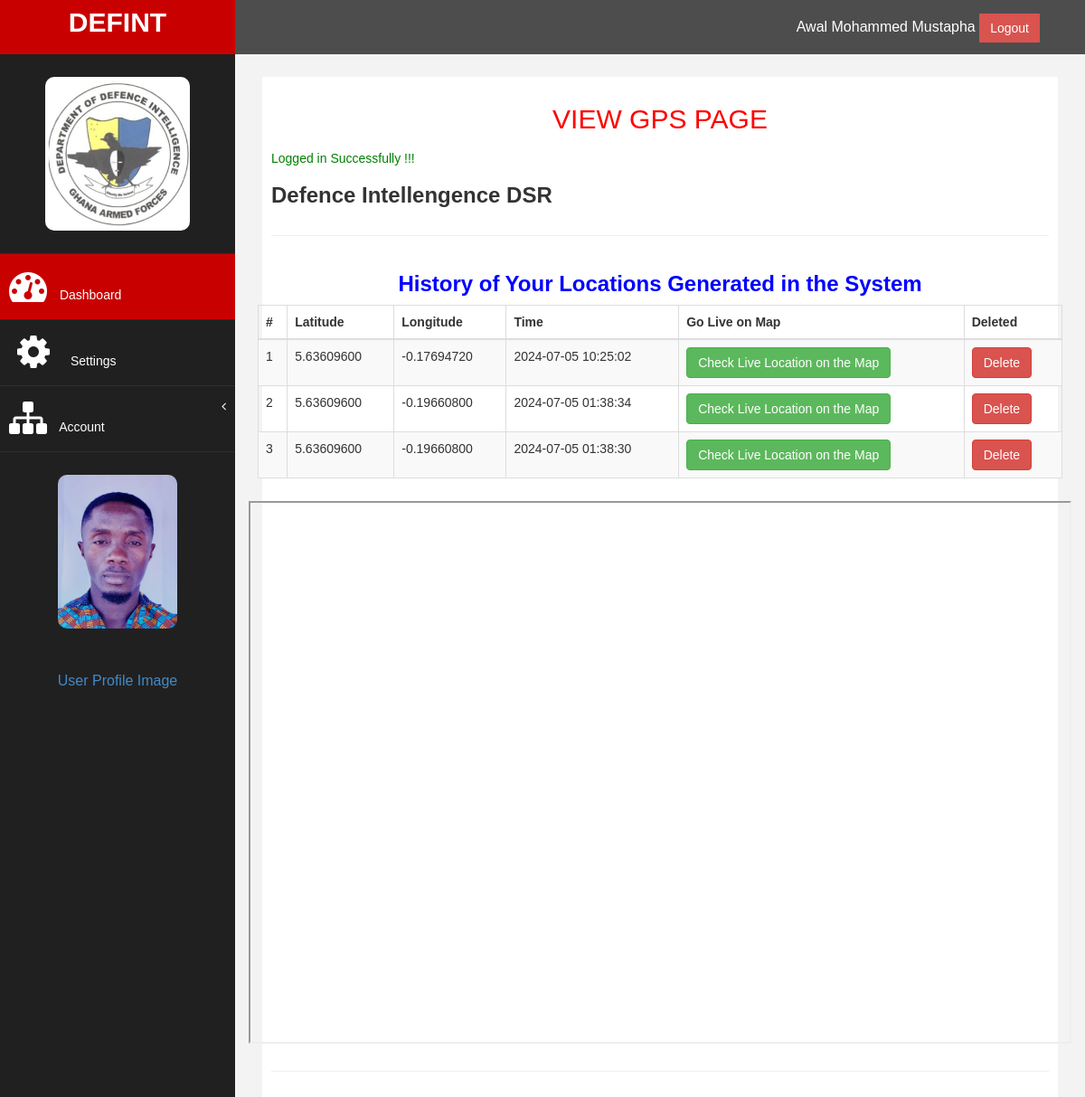
The app's page /viewGPS.php (signed in) with its own data.
### tables this page shows
CREATE TABLE `users` (
  `id` int(11) NOT NULL,
  `fName` varchar(50) NOT NULL,
  `lName` varchar(50) NOT NULL,
  `otherName` varchar(50) NOT NULL,
  `email` varchar(50) NOT NULL,
  `nia` varchar(50) NOT NULL,
  `regimentalNo` varchar(50) NOT NULL,
  `number` varchar(50) NOT NULL,
  `password` varchar(250) NOT NULL,
  `gender` varchar(5) NOT NULL,
  `region` varchar(50) NOT NULL,
  `subDivision` varchar(50) NOT NULL,
  `rank` varchar(50) NOT NULL,
  `profile_img` varchar(64) NOT NULL,
  `created_at` datetime NOT NULL,
  `about` longtext NOT NULL
);

CREATE TABLE `locations` (
  `id` int(11) NOT NULL,
  `latitude` decimal(10,8) NOT NULL,
  `longitude` decimal(11,8) NOT NULL,
  `name` varchar(60) NOT NULL,
  `email` varchar(60) NOT NULL,
  `time` timestamp NOT NULL DEFAULT current_timestamp()
);

### config/DatabaseConnection.php (called while the page is built, shortened)
<?php
class DatabaseConnection
{
    public function __construct()
    {
      $conn=new mysqli(BD_HOST,BD_USER,BD_PASSWORD,BD_DATABASE);
        return $this->conn=$conn;
     }
}
?>

### controllers/AuthenticationController.php (called while the page is built, shortened)
<?php
class AuthenticationController
{
    public function __construct()
    {
        $db=new DatabaseConnection;
        $this->conn=$db->conn;
    }
public function AuthUserDetail()
{
    $checkAuth=$this->checkIsLoggedIn();
    if($checkAuth){
    $user_id= $_SESSION['auth_user']['user_id'];
    $getUserData=" SELECT * FROM users WHERE id='$user_id' LIMIT 1";
    $result=$this->conn->query($getUserData);
     if($result->num_rows > 0){
       $data=$result->fetch_assoc();
       return $data;
     } else{
        redirect("<h4>Something Went wong </h4>","login.php");
     }
    }else{
        return false;
    }
}
private function checkIsLoggedIn()
{
  if(!isset($_SESSION['authenticated'])){
redirect("<h4 style='color:red;' >Login to Access the page</h4>","login.php");
   return false;
  } else{
return true;
  }
}
}
?>

### controllers/LocationController.php (called while the page is built, shortened)
<?php
   class LocationController
   {
    public function __construct()
    {
        $db= new DatabaseConnection;
        $this->conn=$db->conn;
    }
    public function index($email)
    {
        $email=validateInput($this->conn,$email);
        $locationQry="SELECT * FROM locations WHERE email = '$email' order by time desc LIMIT 20";
        $result = $this->conn->query($locationQry);
        if($result->num_rows > 0)
        {
         return $result;
        } else
          {
            return false;
          }
    }
   }
?>

### config/app.php (called while the page is built, shortened)
<?php
include_once('DatabaseConnection.php');
function validateInput($dbcon,$input)
{
   return  mysqli_real_escape_string($dbcon,$input);
}
?>

### viewGPS.php (the view, shortened to what this page needs)
<?php
include_once('controllers/LocationController.php');
include('include/header.php')
?>
<?php
include('include/sidebar.php')
?>
<div id="page-wrapper" >
            <div id="page-inner">
                <div class="row">
                <div class="col-md-12">
                        <div>
                          <h2 style="margin:20px; font-family: sans-serif; text-align:center; text-transform: uppercase;">View GPS Page</h2>
                       </div>
                       <?php  include('include/message.php'); ?>
                       <h3><strong>Defence Intellengence DSR </strong></h3>
                    </div>
                </div>
                  <hr />
                  <div class="row">
      <div class="card-body">
      <h3 style="text-align:center; color:blue"><strong>History of Your Locations Generated in the System  </strong></h3>
          <div class="table-responsive">
            <table id="example" class="table table-striped table-bordered" style="width:100%" cellspacing="0">
                <thead>
                    <tr>
                       <th>#</th>
                       <th>Latitude</th>
                       <th>Longitude</th>
                       <th>Time</th>
                       <th>Go Live on Map</th>
                       <th>Deleted</th>
                    </tr>
                </thead>
                <tbody>
                <?php
                    $i=1;
                    $location=new LocationController;
                    $email = $data['email'];
                    $result=$location->Index($email);
                    if($result)
                    {
                        foreach($result as $row )
                        {
                            ?>
                             <tr>
                       <td><?=  $i++ ?></td>
                        <td><?= $row['latitude'] ?></td>
                        <td><?= $row['longitude'] ?></td>
                        <td><?= $row['time'] ?></td>
                              <td><form  method="POST">
                                            <button type="submit" name="coordinates"  class="btn btn-success">Check Live Location on the Map</button>
                                        </form>
                                    </td>
                                    <td>
                                        <form action="codes/gps_code.php" method="POST">
                                            <button type="submit" name="deleteGps" value="<?= $row['id'] ?>" class="btn btn-danger">Delete</button>
                                        </form>
                                    </td>
                    </tr>
                                <?php
                        }
                     } else
                       {
                        echo " No Records Found ";
                       }
                     ?>
                </tbody>
            </table>
          </div>
        </div>
        <div class="row ">
              <div class="card-body">
                <div style="margin:5px">
                <iframe width="100%" height="600" src="https://maps.google.com/maps?q=<?= $latitude ?>,<?= $longitude ?>&output=embed" ></iframe>
                </div>
               </div>
       </div>
                </div>
                <hr />
<?php
include('include/footer.php')
?>

### include/sidebar.php (shortened to what this page needs)
<?php
include('config/app.php');
include_once('controllers/AuthenticationController.php');
$authenticated=new AuthenticationController;
$data = $authenticated->authUserDetail();
?>
<body>
    <div id="wrapper">
        <nav class="navbar navbar-default navbar-cls-top " role="navigation" style="margin-bottom: 0">
            <div class="navbar-header">
                <a class="navbar-brand" href="home.php">DEFINT</a>
            </div>
  <div style="color: white;
padding: 15px 50px 5px 50px;
float: right;
font-size: 16px;"> <form action="" method="POST">
                        <?= $_SESSION['auth_user']['user_fname']." ".$_SESSION['auth_user']['user_lname']." "; ?>     <button type="submit" class="btn btn-danger square-btn-adjust" name="logout">Logout</button>
                        </form>  </div>
</nav>
                <nav class="navbar-default navbar-side" role="navigation">
            <div class="sidebar-collapse">
                <ul class="nav" id="main-menu">
				<li class="text-center">
                    <img src="image/logo.jpeg" class="user-image img-responsive"/>
					</li>
                    <li>
                        <a class="active-menu"  href="home.php"><i class="fa fa-dashboard fa-3x"></i> Dashboard</a>
                    </li>
                    <li>
                        <a  href="settings.php"><i class="fa fa-cog fa-spin fa-3x fa-fw"></i> Settings</a>
                    </li>
                   <li>
                        <a href="#"><i class="fa fa-sitemap fa-3x"></i> Account<span class="fa arrow"></span></a>
                      </li>
                </ul>
            </div>
            <div>
            <?php
                $image=$data['profile_img'];
                if(empty($image))
                {
                   ?>
                  <img src="https://bootdey.com/img/Content/avatar/avatar7.png" alt="..." class="user-image img-responsive">
                <?php
                    }
                    else
                    {
                        ?>
                        <img src="files/<?=$data['profile_img'] ?>" alt="..." class="user-image img-responsive"/>
                        <?php
                    }
                ?>
            <p style="color:white; text-align:center;"><a href="viewProfile.php"> User Profile Image</a></p>
            </div>
        </nav>

### assets/css/custom.css (style rules this page uses)
body { font-family: 'Open Sans', sans-serif; }
#wrapper { width: 100%; background:#202020; }
#page-wrapper { padding: 15px 15px; min-height: 600px; background:#F3F3F3; }
#page-inner { width:100%; margin:10px 20px 10px 0px; background-color:#fff!important; padding:10px; min-height:1200px; }
.text-center { text-align:center; }
h2 { color: #f00; }
.square-btn-adjust { border: 0px solid transparent; -webkit-border-radius: 0px; -moz-border-radius: 0px; border-radius: 0px; }
p { font-size:16px; line-height:25px; padding-top:20px; }
.user-image { margin: 25px auto; -webkit-border-radius: 10px; -moz-border-radius: 10px; border-radius: 10px; max-height:170px; max-width:170px; }
.navbar-cls-top .navbar-brand { color: #fff; background: #C90000; width: 260px; text-align: center; height: 60px; font-size: 30px; font-weight: 700; }
.active-menu { background-color:#C90000!important; }
.arrow { float: right; }
.fa.arrow:before { content: "\f104"; }
.sidebar-collapse , .sidebar-collapse .nav { background:none; }
.sidebar-collapse .nav { padding:0; }
.sidebar-collapse .nav > li > a { color:#fff; background:#202020; text-shadow:none; }
.sidebar-collapse > .nav > li > a { padding:15px 10px; }
.sidebar-collapse > .nav > li { border-bottom: 1px solid rgba(107, 108, 109, 0.19); }
.navbar-side { border:none; background-color: #202020; }
.navbar-cls-top { background:#4D4D4D; border-bottom:none; }
.navbar-default { border:0px solid black; }
.navbar-header { background: #A70303; }
.nav > li > a > i { margin-right:10px; }
@media (min-width:768px) { #page-wrapper { margin: 0 0 0 260px; padding: 15px 30px; min-height: 1200px; } }
@media (min-width:768px) { .navbar-side { z-index: 1; position: absolute; width: 260px; } }
@media (min-width:768px) { .navbar { border-radius: 0px; } }

### viewGPS.php (style rules this page uses)
body { font-family: sans-serif; }

### records on screen
users: profile_img (picture)
locations: latitude "5.63609600", longitude "-0.17694720", time "2024-07-05 10:25:02", $row['id'] 26 (drawn)
locations: latitude "5.63609600", longitude "-0.19660800", time "2024-07-05 01:38:34", $row['id'] 4 (drawn)
locations: latitude "5.63609600", longitude "-0.19660800", time "2024-07-05 01:38:30"

### other values on screen
$_SESSION['auth_user']['user_fname'] "Awal"
$_SESSION['auth_user']['user_lname'] "Mohammed Mustapha"
$_SESSION['message'] "Logged in Successfully !!!"
